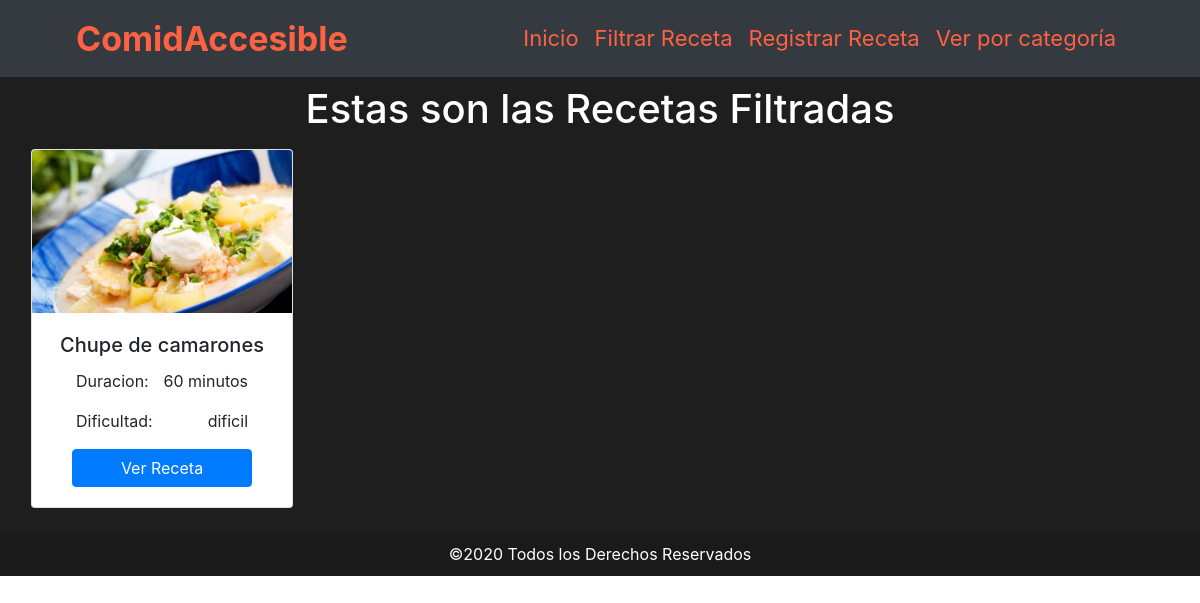
The page /procesar_filtrar_receta.php on the database its author committed.
### tables this page shows
CREATE TABLE `filtro` (
  `IdPlato` int(11) NOT NULL
);

CREATE TABLE `plato` (
  `IdPlato` int(11) NOT NULL,
  `NombrePlato` varchar(50) NOT NULL,
  `Descripción` text NOT NULL,
  `Duracion` int(11) NOT NULL,
  `Dificultad` varchar(20) NOT NULL,
  `Foto` varchar(600) NOT NULL,
  `Pasos` longtext NOT NULL,
  `IdCategoria` int(11) NOT NULL
);

### procesar_filtrar_receta.php (the view, shortened to what this page needs)
<?php
include 'partes/conexion.php';
$db->query("TRUNCATE TABLE filtro");
$sentencia_filtro = "SELECT * FROM filtro f inner join plato p on p.IdPlato = f.IdPlato ";
$sentencia=$db->query($sentencia_filtro);
$filtro= $sentencia->fetchAll();
?>
<!DOCTYPE html>
<html lang="en">
<head>
    <link rel="stylesheet" href="hojaestilo/estilodepagina.css">
    <link rel="stylesheet" href="https://cdn.jsdelivr.net/npm/bootstrap@4.5.3/dist/css/bootstrap.min.css">
</head>
<body>
    <?php include 'partes/header.php'?>
    <div style="background-color:#1e1e1e;">
        <h1 style="text-align:center; margin:0px;color:white;" class="pt-2">Estas son las Recetas Filtradas</h1>
    </div>
    <div class="row row-cols-1 row-cols-md-4 w-100 mr-0 ml-0 pr-3 pl-3 pt-3" style="background-color:#1e1e1e">
        <?php foreach($filtro as $f){ ?>
            <div class="col mb-4">
                <div class="card h-100">
                    <img src="<?php echo $f["Foto"]; ?>" class="alto card-img-top " alt="...">
                    <div class="card-body" style="text-align:center">
                        <h5 class="card-title"><?php echo $f["NombrePlato"]; ?></h5>
                        <div class="pl-4 pr-4"style="display: flex; justify-content:space-between">
                            <p class="card-text">Duracion: </p>
                            <p class="card-text"><?php echo $f["Duracion"]; ?> minutos</p>
                        </div>
                        <div class="pl-4 pr-4"style="display: flex; justify-content:space-between">
                            <p class="card-text">Dificultad: </p>
                            <p class="card-text"><?php echo $f["Dificultad"]; ?></p>
                        </div>
                        <div>
                            <form action="visualizar_receta.php" method="get">
                                <button type="submit"class="btn btn-primary pl-5 pr-5" >Ver Receta</button>
                            </form>
                        </div>
                    </div>
                </div>
            </div>
        <?php }?>
    </div>
    <?php include 'partes/footer.php'?>
</body>
</html>

### hojaestilo/estilodepagina.css (style rules this page uses)
.alto { max-height:320px; }

### rows shown on the page
filtro: IdPlato.Foto (picture), IdPlato.NombrePlato "Chupe de camarones", IdPlato.Duracion "60", IdPlato.Dificultad "dificil"
